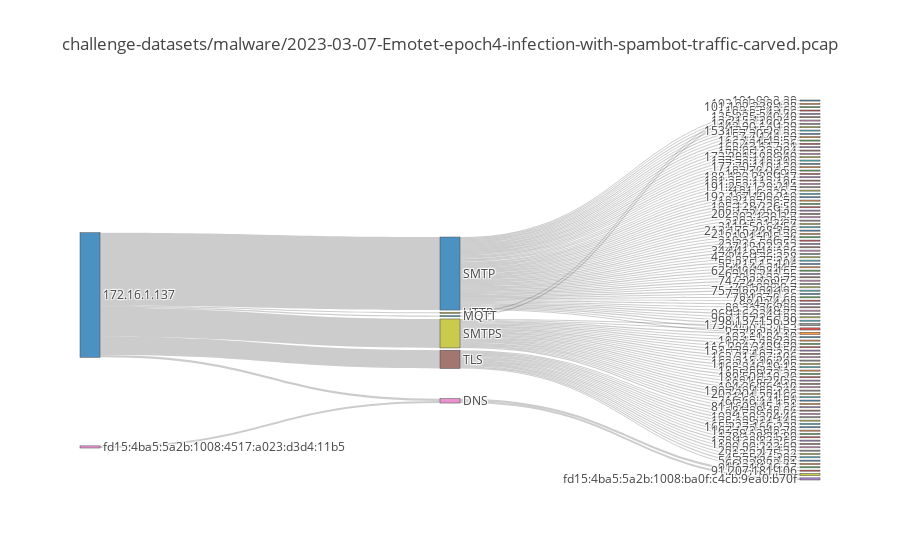

Notebook code cell kept with this figure:
### Code cell
idx = 0
fig = dict(data=[traces[idx]], layout=(dict(title=str(fns[idx]))))
iplot(fig, validate=False)

### Figure 1 — Plotly figure (JSON) as saved in the notebook; plotly's stock layout.template omitted (floating-point values rounded to 4 significant figures; data arrays with more than 128 entries replaced by an {"elided": "..."} marker saying what was removed)
{"data": [{"link": {"source": [0, 0, 0, 0, 0, 0, 116, 236, 236, 238, 239, 240, 240, 240, 240, 240, 240, 240, 240, 240, 240, 240, 240, 240, 240, 240, 240, 240, 240, 240, 240, 240, 240, 240, 240, 240, 240, 240, 240, 240, 240, 240, 240, 240, 240, 240, 240, 240, 240, 240, 240, 240, 240, 240, 240, 240, 240, 240, 240, 240, 240, 240, 240, 240, 240, 240, 240, 240, 240, 240, 240, 240, 240, 240, 240, 240, 240, 240, 240, 308, 308, 308, 308, 308, 308, 308, 308, 308, 308, 308, 308, 308, 308, 308, 308, 308, 308, 308, 308, 308, 308, 308, 308, 308, 308, 308, 335, 335, 335, 335, 335, 335, 335, 335, 335, 335, 335, 335, 335, 335, 335, 335, 335], "target": [236, 238, 239, 240, 308, 335, 236, 118, 234, 120, 121, 122, 123, 124, 125, 126, 127, 128, 129, 130, 131, 132, 133, 134, 135, 136, 137, 138, 139, 140, 141, 142, 143, 144, 145, 146, 147, 148, 149, 150, 151, 152, 153, 154, 155, 156, 157, 158, 159, 160, 161, 162, 163, 164, 165, 166, 167, 168, 169, 170, 171, 172, 173, 174, 175, 176, 177, 178, 179, 180, 181, 182, 183, 184, 185, 186, 187, 188, 189, 190, 191, 192, 193, 194, 195, 196, 197, 198, 199, 137, 201, 202, 203, 204, 205, 206, 207, 208, 209, 210, 211, 173, 181, 214, 215, 216, 217, 218, 219, 220, 221, 222, 223, 224, 225, 226, 227, 228, 229, 230, 231, 232, 233], "value": [2, 1, 1, 68, 27, 17, 2, 2, 2, 1, 1, 1, 1, 1, 1, 1, 1, 1, 1, 1, 1, 1, 1, 1, 1, 1, 1, 1, 1, 1, 1, 1, 1, 1, 1, 1, 1, 1, 1, 1, 1, 1, 1, 1, 1, 1, 1, 1, 1, 1, 1, 1, 1, 1, 1, 1, 1, 1, 1, 1, 1, 1, 1, 1, 1, 1, 1, 1, 1, 1, 1, 1, 1, 1, 1, 1, 1, 1, 1, 1, 1, 1, 1, 1, 1, 1, 1, 1, 1, 1, 1, 1, 1, 1, 1, 1, 1, 1, 1, 1, 1, 1, 1, 1, 1, 1, 1, 1, 1, 1, 1, 1, 1, 1, 1, 1, 1, 1, 1, 1, 1, 1, 1]}, "node": {"label": {"elided": "354 str values"}}, "type": "sankey"}], "layout": {"title": "challenge-datasets/malware/2023-03-07-Emotet-epoch4-infection-with-spambot-traffic-carved.pcap"}}
